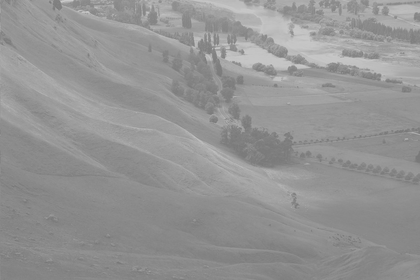
%> input picture Images/Unequalized_Hawkes_Bay_NZ.bmp, 420 x 280 px, shrunk from 1024 x 683 before the run
$ octave Image-histogram-spatial-smoothing-and-sharpening-filters.m   (GNU Octave 9; MATLAB toolbox functions it lacks are replaced by stand-ins)
%> lines starting %> are read from the running program, lines starting %| are printed output that depends on the picture; in (x1, y1, x2, y2) boxes, pixels count from 0 and x2, y2 are one past the last pixel; in counts of white or black regions, pixels touching at a corner belong together; the program's own positions count from 1
clear all
close all
clc

%%%%%%%%%%%%%%%%%%%%%%%%%%%%%%%%%%%%%%%%%%%%%%%%%%%%%%%%%%%%%%%
%Question 1

A = imread('Unequalized_Hawkes_Bay_NZ.bmp');
%> A is the input picture: size 280x420x3 uint8; min 119, max 203, mean 148
I = rgb2gray(A);

figure(1)
imhist(I);
title('Histrogram of unequalized image.')
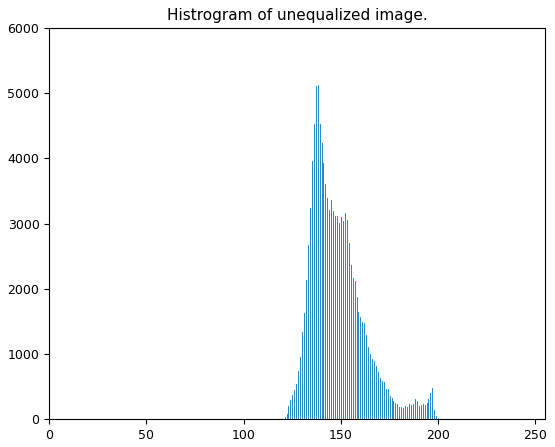
%> figure redrawn from the program's plot data; highest point at x = 138, y = 5131

figure(2)
imshow(I);

J = histeq(I);
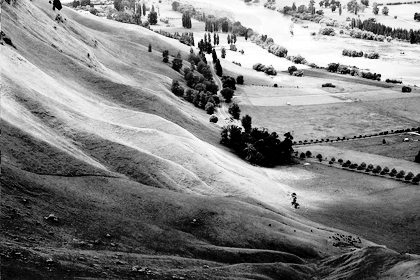
%> J: size 280x420 uint8; min 0, max 255, mean 128.7
figure(3)
imhist(J);
title('Histrogram of equalized image.')
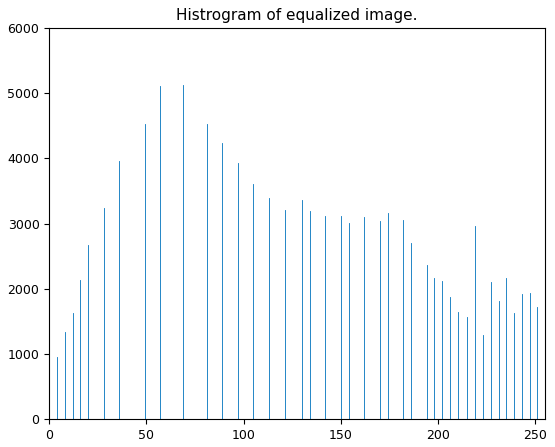
%> figure redrawn from the program's plot data; highest point at x = 69, y = 5131

figure(4)
imshow(J);

threshold = mean(mean(I,2));
%> threshold = 148

for i=1:size(I,1)
    for j=1:size(I,2)
        if I(i,j)<threshold
            Inew(i,j)=0;
        else
            Inew(i,j)=255;
        end
    end
end
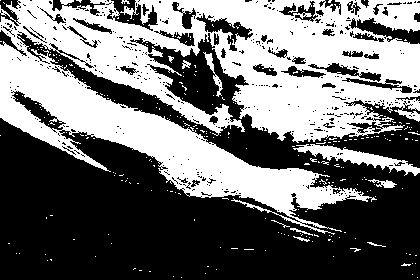
%> Inew: size 280x420 double; 43.8% white; 267 white regions (256 under 20 px), largest, box (x1, y1, x2, y2) and area: (0, 0, 420, 235) 49153, (293, 144, 420, 176) 1229, (203, 52, 223, 97) 196

figure(5);
imshow(Inew);

%%%%%%%%%%%%%%%%%%%%%%%%%%%%%%%%%%%%%%%%%%%%%%%%%%%%%%%%%%%%%%%
%Question 2

k1 = 3;
k2 = k1+2;

B = imread('brain.gif');
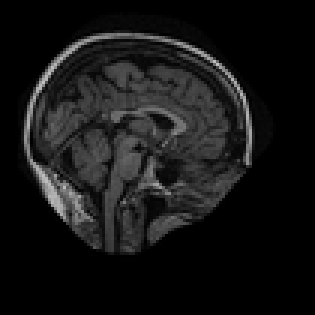
%> input picture Images/brain.gif, 105 x 105 px, shrunk from 256 x 256 before the run (shown 3 times larger)
%> B: size 105x105 uint8; min 0, max 187, mean 21.6
K1 = medfilt2(B, [k1 k1]);
K2 = medfilt2(B, [k2 k2]);
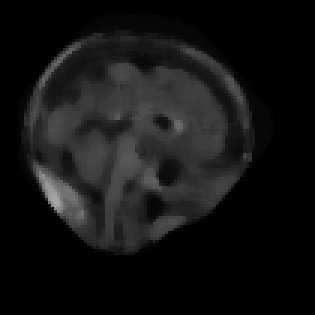
%> K2: size 105x105 uint8 (shown 3 times larger); min 0, max 167, mean 19.8

h1 = fspecial('gaussian', [k1 k1]);
h2 = fspecial('gaussian', [k2 k2]);

F1 =imfilter(B,h1);
F2 =imfilter(B,h2);

figure(6)
subplot(2,2,1)
imshow(K1)
title('Median Filter of size [k1 k1].')

subplot(2,2,2)
imshow(K2)
title('Median Filter of size [k2 k2].')

subplot(2,2,3)
imshow(F1)
title('Gaussian Filter of size [k1 k1].')

subplot(2,2,4)
imshow(F2)
title('Gaussian Filter of size [k2 k2].')

%%%%%%%%%%%%%%%%%%%%%%%%%%%%%%%%%%%%%%%%%%%%%%%%%%%%%%%%%%%%%%%
%Question 3

B = imread('brain.gif');
J = imnoise(B,'salt & pepper',0.02);
%> J: size 105x105 uint8

 figure(8)
 imshow(J)
% figure(8)
% imshow(K)

K3 = medfilt2(J, [k1 k1]);
K4 = medfilt2(J, [k2 k2]);
h3 = fspecial('average', [k1 k1]);
h4 = fspecial('average', [k2 k2]);
F3 =imfilter(J,h3);
F4 =imfilter(J,h4);
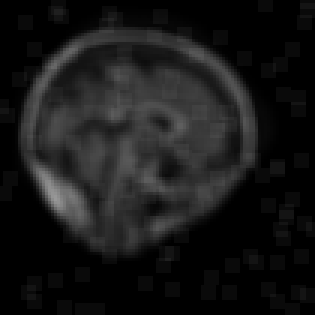
%> F4: size 105x105 uint8 (shown 3 times larger); min 0, max 152, mean 23.8

figure(7)
subplot(2,2,1)
imshow(K3)
title('Median Filter of size [k1 k1].')

subplot(2,2,2)
imshow(K4)
title('Median Filter of size [k2 k2].')

subplot(2,2,3)
imshow(F3)
title('Average Filter of size [k1 k1].')

subplot(2,2,4)
imshow(F4)
title('Average Filter of size [k2 k2].')

[x,y] = size(J);
%> x = 105; y = 105

mse1 = sqrt(sum(sum((double(B) - double(K3)) .^ 2))) / (x * y)
%> mse1 = 0.0912
mse2 = sqrt(sum(sum((double(B) - double(K4)) .^ 2))) / (x * y)
%> mse2 = 0.154
mse3 = sqrt(sum(sum((double(B) - double(F3)) .^ 2))) / (x * y)
%> mse3 = 0.133
mse4 = sqrt(sum(sum((double(B) - double(F4)) .^ 2))) / (x * y)
%> mse4 = 0.161
